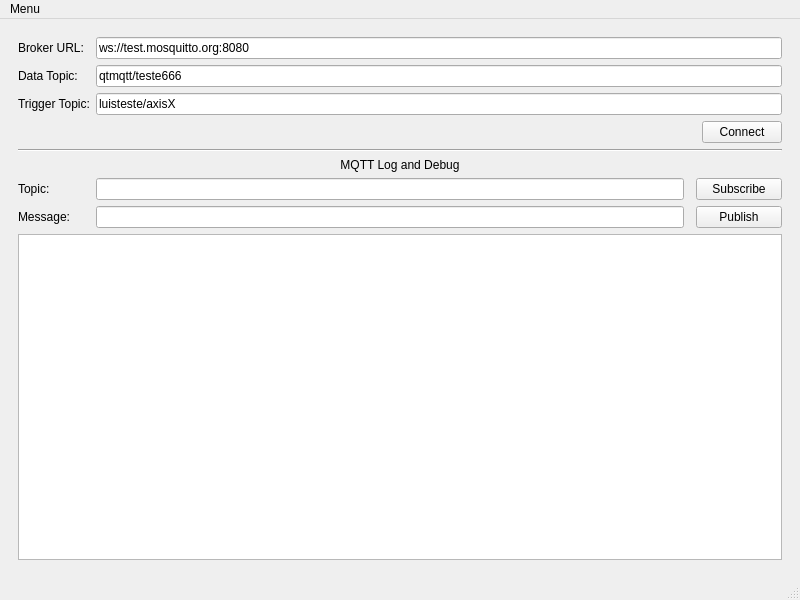
<?xml version="1.0" encoding="UTF-8"?>
<ui version="4.0">
 <class>tela</class>
 <widget class="QMainWindow" name="tela">
  <property name="geometry">
   <rect>
    <x>0</x>
    <y>0</y>
    <width>800</width>
    <height>600</height>
   </rect>
  </property>
  <property name="windowTitle">
   <string>tela</string>
  </property>
  <widget class="QWidget" name="centralwidget">
   <layout class="QGridLayout" name="gridLayout">
    <item row="0" column="0">
     <widget class="QStackedWidget" name="subPages">
      <property name="currentIndex">
       <number>1</number>
      </property>
      <widget class="QWidget" name="page">
       <layout class="QGridLayout" name="gridLayout_2">
        <item row="0" column="1" rowspan="6">
         <widget class="Line" name="line">
          <property name="orientation">
           <enum>Qt::Vertical</enum>
          </property>
         </widget>
        </item>
        <item row="6" column="0">
         <spacer name="horizontalSpacer">
          <property name="orientation">
           <enum>Qt::Horizontal</enum>
          </property>
          <property name="sizeHint" stdset="0">
           <size>
            <width>40</width>
            <height>20</height>
           </size>
          </property>
         </spacer>
        </item>
        <item row="0" column="0" rowspan="6">
         <layout class="QVBoxLayout" name="chartLayout"/>
        </item>
        <item row="5" column="4">
         <spacer name="verticalSpacer">
          <property name="orientation">
           <enum>Qt::Vertical</enum>
          </property>
          <property name="sizeHint" stdset="0">
           <size>
            <width>20</width>
            <height>230</height>
           </size>
          </property>
         </spacer>
        </item>
        <item row="0" column="2">
         <widget class="QLabel" name="label">
          <property name="text">
           <string>Tipo</string>
          </property>
         </widget>
        </item>
        <item row="0" column="3" colspan="2">
         <widget class="QComboBox" name="cbTypeSel">
          <item>
           <property name="text">
            <string>Voltametria Cíclica</string>
           </property>
          </item>
          <item>
           <property name="text">
            <string>Amperometria</string>
           </property>
          </item>
         </widget>
        </item>
        <item row="4" column="3" colspan="2">
         <widget class="QPushButton" name="pbTrigger">
          <property name="text">
           <string>Trigger</string>
          </property>
         </widget>
        </item>
        <item row="3" column="2" colspan="3">
         <widget class="QWidget" name="qw_ampFields" native="true">
          <layout class="QGridLayout" name="gridLayout_4">
           <item row="2" column="1">
            <widget class="QSpinBox" name="sbTime"/>
           </item>
           <item row="1" column="0">
            <widget class="QLabel" name="label_6">
             <property name="text">
              <string>Potencial</string>
             </property>
            </widget>
           </item>
           <item row="1" column="1">
            <widget class="QSpinBox" name="sbPot"/>
           </item>
           <item row="2" column="0">
            <widget class="QLabel" name="label_7">
             <property name="text">
              <string>Tempo</string>
             </property>
            </widget>
           </item>
          </layout>
         </widget>
        </item>
        <item row="2" column="2" colspan="3">
         <widget class="QWidget" name="qw_voltFields" native="true">
          <layout class="QGridLayout" name="gridLayout_5">
           <item row="0" column="0">
            <widget class="QLabel" name="label_2">
             <property name="text">
              <string>Potencial Máximo: </string>
             </property>
            </widget>
           </item>
           <item row="0" column="1">
            <widget class="QDoubleSpinBox" name="sbMaxPot"/>
           </item>
           <item row="1" column="0">
            <widget class="QLabel" name="label_3">
             <property name="text">
              <string>Potencial Mínimo:</string>
             </property>
            </widget>
           </item>
           <item row="1" column="1">
            <widget class="QDoubleSpinBox" name="sbMinPot"/>
           </item>
           <item row="2" column="0">
            <widget class="QLabel" name="label_4">
             <property name="text">
              <string>Scan Rate:</string>
             </property>
            </widget>
           </item>
           <item row="2" column="1">
            <widget class="QSpinBox" name="sbScanRate"/>
           </item>
           <item row="3" column="0">
            <widget class="QLabel" name="label_5">
             <property name="text">
              <string>Ciclos:</string>
             </property>
            </widget>
           </item>
           <item row="3" column="1">
            <widget class="QSpinBox" name="sbCycles"/>
           </item>
          </layout>
         </widget>
        </item>
       </layout>
      </widget>
      <widget class="QWidget" name="page_2">
       <layout class="QGridLayout" name="gridLayout_3">
        <item row="1" column="0">
         <widget class="QLabel" name="label_9">
          <property name="text">
           <string>Data Topic:</string>
          </property>
         </widget>
        </item>
        <item row="2" column="0">
         <widget class="QLabel" name="label_10">
          <property name="text">
           <string>Trigger Topic:</string>
          </property>
         </widget>
        </item>
        <item row="0" column="0">
         <widget class="QLabel" name="label_8">
          <property name="text">
           <string>Broker URL:</string>
          </property>
         </widget>
        </item>
        <item row="1" column="1" colspan="4">
         <widget class="QLineEdit" name="le_mqttDataTopic">
          <property name="text">
           <string>qtmqtt/teste666</string>
          </property>
         </widget>
        </item>
        <item row="0" column="1" colspan="4">
         <widget class="QLineEdit" name="le_mqttBrokerUrl">
          <property name="text">
           <string>ws://test.mosquitto.org:8080</string>
          </property>
         </widget>
        </item>
        <item row="2" column="1" colspan="4">
         <widget class="QLineEdit" name="le_mqttTriggerTopic">
          <property name="text">
           <string>luisteste/axisX</string>
          </property>
         </widget>
        </item>
        <item row="3" column="4">
         <widget class="QPushButton" name="pb_mqttConnect">
          <property name="text">
           <string>Connect</string>
          </property>
         </widget>
        </item>
        <item row="4" column="0" colspan="5">
         <widget class="Line" name="line_2">
          <property name="orientation">
           <enum>Qt::Horizontal</enum>
          </property>
         </widget>
        </item>
        <item row="5" column="0" colspan="5">
         <widget class="QLabel" name="label_13">
          <property name="text">
           <string>MQTT Log and Debug</string>
          </property>
          <property name="alignment">
           <set>Qt::AlignCenter</set>
          </property>
         </widget>
        </item>
        <item row="6" column="0">
         <widget class="QLabel" name="label_11">
          <property name="text">
           <string>Topic:</string>
          </property>
         </widget>
        </item>
        <item row="7" column="0">
         <widget class="QLabel" name="label_12">
          <property name="text">
           <string>Message: </string>
          </property>
         </widget>
        </item>
        <item row="6" column="1">
         <widget class="QLineEdit" name="le_mqttDbgTopic"/>
        </item>
        <item row="7" column="1">
         <widget class="QLineEdit" name="le_mqttDbgMessage"/>
        </item>
        <item row="6" column="3" colspan="2">
         <widget class="QPushButton" name="pb_mqttSubscribe">
          <property name="text">
           <string>Subscribe</string>
          </property>
         </widget>
        </item>
        <item row="7" column="3" colspan="2">
         <widget class="QPushButton" name="pb_mqttPublish">
          <property name="text">
           <string>Publish</string>
          </property>
         </widget>
        </item>
        <item row="10" column="0" colspan="5">
         <widget class="QPlainTextEdit" name="pt_mqttLOG"/>
        </item>
       </layout>
      </widget>
     </widget>
    </item>
   </layout>
  </widget>
  <widget class="QMenuBar" name="menubar">
   <property name="geometry">
    <rect>
     <x>0</x>
     <y>0</y>
     <width>800</width>
     <height>22</height>
    </rect>
   </property>
   <widget class="QMenu" name="menuMenu">
    <property name="title">
     <string>Menu</string>
    </property>
    <addaction name="actionSetup"/>
    <addaction name="actionDataVisu"/>
   </widget>
   <addaction name="menuMenu"/>
  </widget>
  <widget class="QStatusBar" name="statusbar"/>
  <action name="actionSetup">
   <property name="text">
    <string>Setup</string>
   </property>
  </action>
  <action name="actionDataVisu">
   <property name="text">
    <string>Data Visualization</string>
   </property>
  </action>
 </widget>
 <resources/>
 <connections/>
</ui>
